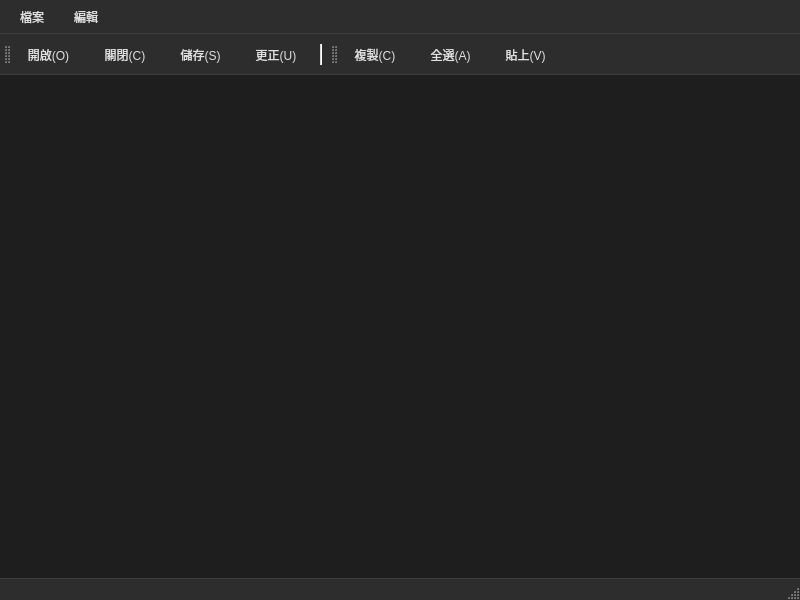
<?xml version="1.0" encoding="UTF-8"?>
<ui version="4.0">
 <class>MainWindow</class>
 <widget class="QMainWindow" name="MainWindow">
  <property name="geometry">
   <rect>
    <x>0</x>
    <y>0</y>
    <width>800</width>
    <height>600</height>
   </rect>
  </property>
  <property name="windowTitle">
   <string>文件編輯器</string>
  </property>
  <property name="styleSheet">
   <string notr="true">QMainWindow {
    background-color: #1e1e1e;
}
QMenuBar {
    background-color: #2d2d2d;
    color: #e0e0e0;
    border-bottom: 1px solid #3d3d3d;
    padding: 2px;
}
QMenuBar::item {
    padding: 6px 12px;
    border-radius: 4px;
    color: #e0e0e0;
}
QMenuBar::item:selected {
    background-color: #404040;
}
QMenu {
    background-color: #2d2d2d;
    color: #e0e0e0;
    border: 1px solid #3d3d3d;
    border-radius: 4px;
    padding: 4px;
}
QMenu::item {
    padding: 8px 24px;
    border-radius: 4px;
}
QMenu::item:selected {
    background-color: #404040;
}
QToolBar {
    background-color: #2d2d2d;
    border: none;
    border-bottom: 1px solid #3d3d3d;
    padding: 4px;
    spacing: 6px;
}
QToolButton {
    padding: 6px 10px;
    border-radius: 4px;
    border: none;
    color: #e0e0e0;
}
QToolButton:hover {
    background-color: #404040;
}
QToolButton:pressed {
    background-color: #505050;
}
QStatusBar {
    background-color: #2d2d2d;
    color: #e0e0e0;
    border-top: 1px solid #3d3d3d;
}
QWidget#centralwidget {
    background-color: #1e1e1e;
}
QTextEdit, QPlainTextEdit {
    background-color: #1e1e1e;
    color: #e0e0e0;
    border: 1px solid #3d3d3d;
}
QScrollBar:vertical {
    background-color: #2d2d2d;
    width: 12px;
}
QScrollBar::handle:vertical {
    background-color: #505050;
    border-radius: 4px;
    min-height: 20px;
}
QScrollBar::handle:vertical:hover {
    background-color: #606060;
}</string>
  </property>
  <widget class="QWidget" name="centralwidget"/>
  <widget class="QMenuBar" name="menubar">
   <property name="geometry">
    <rect>
     <x>0</x>
     <y>0</y>
     <width>800</width>
     <height>24</height>
    </rect>
   </property>
   <widget class="QMenu" name="menu_F">
    <property name="title">
     <string>檔案</string>
    </property>
    <addaction name="actionNew"/>
    <addaction name="actionOpen"/>
    <addaction name="actionClose"/>
    <addaction name="separator"/>
    <addaction name="actionSave"/>
    <addaction name="actionASave"/>
    <addaction name="separator"/>
    <addaction name="actionQuit"/>
   </widget>
   <widget class="QMenu" name="menu_E">
    <property name="title">
     <string>編輯</string>
    </property>
    <addaction name="actionReduction"/>
    <addaction name="actionRemake"/>
    <addaction name="actionClip"/>
    <addaction name="actionCopy"/>
    <addaction name="actionAll"/>
    <addaction name="actionPaste"/>
   </widget>
   <addaction name="menu_F"/>
   <addaction name="menu_E"/>
  </widget>
  <widget class="QStatusBar" name="statusbar"/>
  <widget class="QToolBar" name="fileToolBar">
   <property name="windowTitle">
    <string>toolBar</string>
   </property>
   <attribute name="toolBarArea">
    <enum>TopToolBarArea</enum>
   </attribute>
   <attribute name="toolBarBreak">
    <bool>false</bool>
   </attribute>
   <addaction name="actionOpen"/>
   <addaction name="actionClose"/>
   <addaction name="actionSave"/>
   <addaction name="actionCorrect"/>
   <addaction name="separator"/>
  </widget>
  <widget class="QToolBar" name="toolBar">
   <property name="windowTitle">
    <string>toolBar</string>
   </property>
   <attribute name="toolBarArea">
    <enum>TopToolBarArea</enum>
   </attribute>
   <attribute name="toolBarBreak">
    <bool>false</bool>
   </attribute>
   <addaction name="actionCopy"/>
   <addaction name="actionAll"/>
   <addaction name="actionPaste"/>
  </widget>
  <action name="actionNew">
   <property name="icon">
    <iconset resource="resources.qrc">
     <normaloff>:/icons/new.svg</normaloff></iconset>
   </property>
   <property name="text">
    <string>新增(&amp;N)</string>
   </property>
   <property name="shortcut">
    <string>Ctrl+N</string>
   </property>
  </action>
  <action name="actionOpen">
   <property name="icon">
    <iconset resource="resources.qrc">
     <normaloff>:/icons/open.svg</normaloff></iconset>
   </property>
   <property name="text">
    <string>開啟(&amp;O)</string>
   </property>
   <property name="shortcut">
    <string>Ctrl+O</string>
   </property>
  </action>
  <action name="actionClose">
   <property name="icon">
    <iconset resource="resources.qrc">
     <normaloff>:/icons/close.svg</normaloff></iconset>
   </property>
   <property name="text">
    <string>關閉(&amp;C)</string>
   </property>
   <property name="shortcut">
    <string>Ctrl+Shift+S</string>
   </property>
  </action>
  <action name="actionSave">
   <property name="icon">
    <iconset resource="resources.qrc">
     <normaloff>:/icons/save.svg</normaloff></iconset>
   </property>
   <property name="text">
    <string>儲存(&amp;S)</string>
   </property>
   <property name="shortcut">
    <string>Ctrl+S</string>
   </property>
  </action>
  <action name="actionASave">
   <property name="icon">
    <iconset resource="resources.qrc">
     <normaloff>:/icons/save-as.svg</normaloff></iconset>
   </property>
   <property name="text">
    <string>另存新檔(&amp;A)</string>
   </property>
   <property name="shortcut">
    <string>Ctrl+Shift+S</string>
   </property>
  </action>
  <action name="actionQuit">
   <property name="icon">
    <iconset resource="resources.qrc">
     <normaloff>:/icons/quit.svg</normaloff></iconset>
   </property>
   <property name="text">
    <string>退出(&amp;X)</string>
   </property>
   <property name="shortcut">
    <string>Ctrl+Shift+Q</string>
   </property>
  </action>
  <action name="actionReduction">
   <property name="icon">
    <iconset resource="resources.qrc">
     <normaloff>:/icons/undo.svg</normaloff></iconset>
   </property>
   <property name="text">
    <string>還原(&amp;Z)</string>
   </property>
   <property name="shortcut">
    <string>Ctrl+Z</string>
   </property>
  </action>
  <action name="actionRemake">
   <property name="icon">
    <iconset resource="resources.qrc">
     <normaloff>:/icons/redo.svg</normaloff></iconset>
   </property>
   <property name="text">
    <string>重作(&amp;Y)</string>
   </property>
   <property name="shortcut">
    <string>Ctrl+Y</string>
   </property>
  </action>
  <action name="actionClip">
   <property name="icon">
    <iconset resource="resources.qrc">
     <normaloff>:/icons/cut.svg</normaloff></iconset>
   </property>
   <property name="text">
    <string>剪下(&amp;X)</string>
   </property>
   <property name="shortcut">
    <string>Ctrl+X</string>
   </property>
  </action>
  <action name="actionCopy">
   <property name="icon">
    <iconset resource="resources.qrc">
     <normaloff>:/icons/copy.svg</normaloff></iconset>
   </property>
   <property name="text">
    <string>複製(&amp;C)</string>
   </property>
   <property name="shortcut">
    <string>Ctrl+C</string>
   </property>
  </action>
  <action name="actionAll">
   <property name="icon">
    <iconset resource="resources.qrc">
     <normaloff>:/icons/select-all.svg</normaloff></iconset>
   </property>
   <property name="text">
    <string>全選(&amp;A)</string>
   </property>
   <property name="shortcut">
    <string>Ctrl+A</string>
   </property>
  </action>
  <action name="actionPaste">
   <property name="icon">
    <iconset resource="resources.qrc">
     <normaloff>:/icons/paste.svg</normaloff></iconset>
   </property>
   <property name="text">
    <string>貼上(&amp;V)</string>
   </property>
   <property name="shortcut">
    <string>Ctrl+V</string>
   </property>
  </action>
  <action name="actionCorrect">
   <property name="icon">
    <iconset resource="resources.qrc">
     <normaloff>:/icons/correct.svg</normaloff></iconset>
   </property>
   <property name="text">
    <string>更正(&amp;U)</string>
   </property>
   <property name="toolTip">
    <string>更正上一步操作</string>
   </property>
   <property name="shortcut">
    <string>Ctrl+U</string>
   </property>
  </action>
 </widget>
 <resources>
  <include location="resources.qrc"/>
 </resources>
 <connections/>
</ui>
